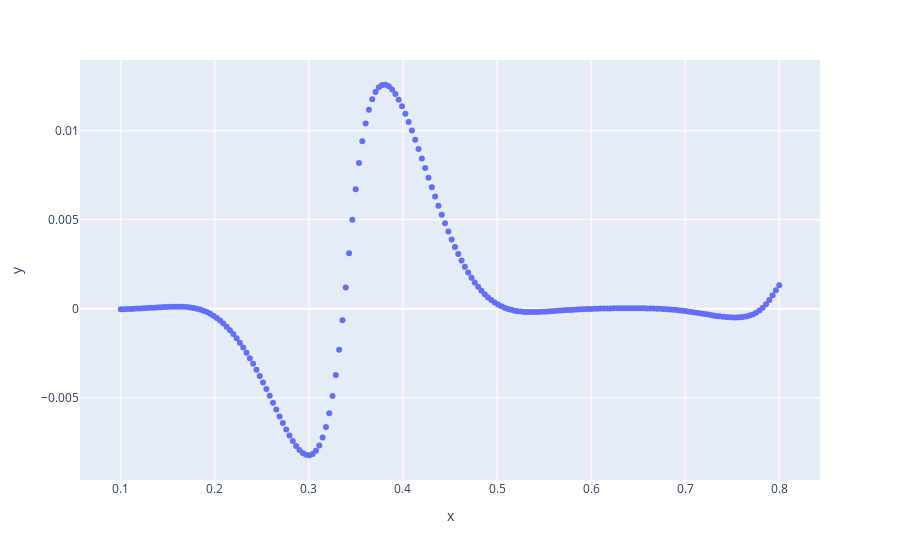

The code cell stored with this chart in its notebook:
### Code cell
px.scatter(x=xplot, y=Pspline_plot- SCPspline_plot)

### Figure 1 — Plotly figure (JSON) as saved in the notebook; plotly's stock layout.template omitted (floating-point values rounded to 4 significant figures; data arrays with more than 128 entries replaced by an {"elided": "..."} marker saying what was removed)
{"data": [{"hovertemplate": "x=%{x}<br>y=%{y}<extra></extra>", "legendgroup": "", "marker": {"color": "#636efa", "symbol": "circle"}, "mode": "markers", "name": "", "showlegend": false, "type": "scatter", "x": {"elided": "200 float values"}, "xaxis": "x", "y": {"elided": "200 float values"}, "yaxis": "y"}], "layout": {"autosize": true, "legend": {"tracegroupgap": 0}, "margin": {"t": 60}, "xaxis": {"anchor": "y", "autorange": true, "domain": [0, 1], "range": [0.0577, 0.8423], "title": {"text": "x"}, "type": "linear"}, "yaxis": {"anchor": "x", "autorange": true, "domain": [0, 1], "range": [-0.009709, 0.01406], "title": {"text": "y"}, "type": "linear"}}}
